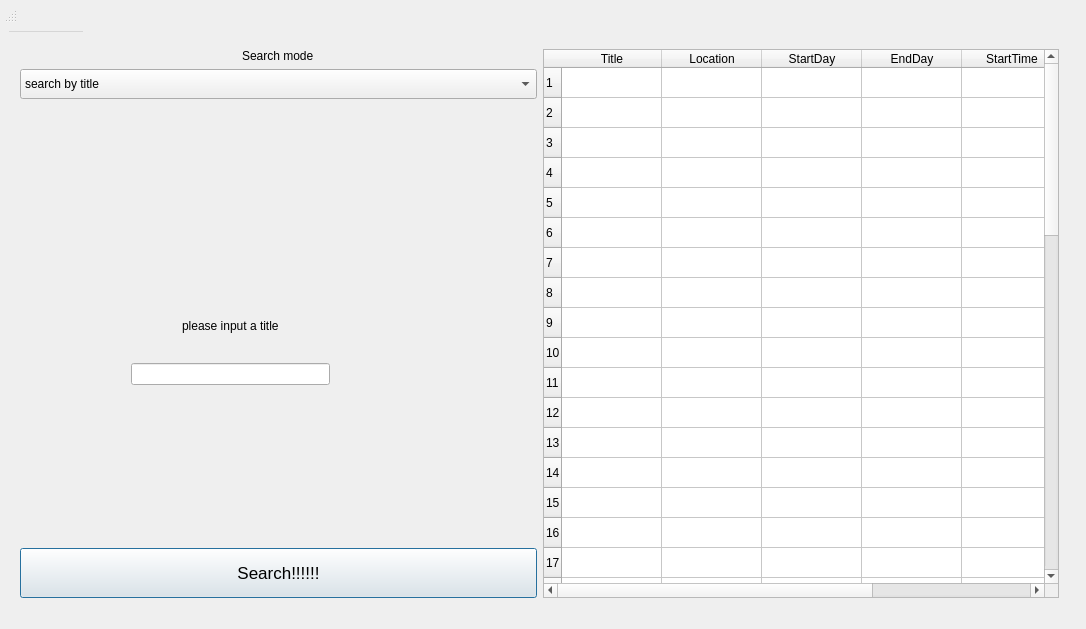
<?xml version="1.0" encoding="UTF-8"?>
<ui version="4.0">
 <class>Dialog_search</class>
 <widget class="QDialog" name="Dialog_search">
  <property name="geometry">
   <rect>
    <x>0</x>
    <y>0</y>
    <width>1086</width>
    <height>629</height>
   </rect>
  </property>
  <property name="minimumSize">
   <size>
    <width>100</width>
    <height>30</height>
   </size>
  </property>
  <property name="windowTitle">
   <string>Dialog</string>
  </property>
  <widget class="QWidget" name="centralWidget">
   <property name="geometry">
    <rect>
     <x>9</x>
     <y>38</y>
     <width>1061</width>
     <height>571</height>
    </rect>
   </property>
   <layout class="QGridLayout" name="gridLayout_2">
    <item row="2" column="0">
     <layout class="QGridLayout" name="gridLayout_6">
      <item row="0" column="0">
       <widget class="QPushButton" name="pushButton">
        <property name="minimumSize">
         <size>
          <width>0</width>
          <height>50</height>
         </size>
        </property>
        <property name="font">
         <font>
          <pointsize>13</pointsize>
         </font>
        </property>
        <property name="text">
         <string>Search!!!!!!</string>
        </property>
       </widget>
      </item>
     </layout>
    </item>
    <item row="0" column="0">
     <layout class="QGridLayout" name="gridLayout_4">
      <item row="1" column="0" alignment="Qt::AlignHCenter">
       <widget class="QLabel" name="label">
        <property name="maximumSize">
         <size>
          <width>100</width>
          <height>15</height>
         </size>
        </property>
        <property name="text">
         <string>Search mode</string>
        </property>
       </widget>
      </item>
      <item row="2" column="0">
       <widget class="QComboBox" name="comboBox">
        <property name="minimumSize">
         <size>
          <width>200</width>
          <height>30</height>
         </size>
        </property>
        <item>
         <property name="text">
          <string>search by title</string>
         </property>
        </item>
        <item>
         <property name="text">
          <string>search by location</string>
         </property>
        </item>
        <item>
         <property name="text">
          <string>search by datetime</string>
         </property>
        </item>
        <item>
         <property name="text">
          <string>search by importance</string>
         </property>
        </item>
       </widget>
      </item>
     </layout>
    </item>
    <item row="0" column="1" rowspan="3">
     <layout class="QGridLayout" name="gridLayout">
      <item row="0" column="0">
       <widget class="QTableWidget" name="tableWidget">
        <row>
         <property name="text">
          <string>1</string>
         </property>
        </row>
        <row>
         <property name="text">
          <string>2</string>
         </property>
        </row>
        <row>
         <property name="text">
          <string>3</string>
         </property>
        </row>
        <row>
         <property name="text">
          <string>4</string>
         </property>
        </row>
        <row>
         <property name="text">
          <string>5</string>
         </property>
        </row>
        <row>
         <property name="text">
          <string>6</string>
         </property>
        </row>
        <row>
         <property name="text">
          <string>7</string>
         </property>
        </row>
        <row>
         <property name="text">
          <string>8</string>
         </property>
        </row>
        <row>
         <property name="text">
          <string>9</string>
         </property>
        </row>
        <row>
         <property name="text">
          <string>10</string>
         </property>
        </row>
        <row>
         <property name="text">
          <string>11</string>
         </property>
        </row>
        <row>
         <property name="text">
          <string>12</string>
         </property>
        </row>
        <row>
         <property name="text">
          <string>13</string>
         </property>
        </row>
        <row>
         <property name="text">
          <string>14</string>
         </property>
        </row>
        <row>
         <property name="text">
          <string>15</string>
         </property>
        </row>
        <row>
         <property name="text">
          <string>16</string>
         </property>
        </row>
        <row>
         <property name="text">
          <string>17</string>
         </property>
        </row>
        <row>
         <property name="text">
          <string>18</string>
         </property>
        </row>
        <row>
         <property name="text">
          <string>19</string>
         </property>
        </row>
        <row>
         <property name="text">
          <string>20</string>
         </property>
        </row>
        <row>
         <property name="text">
          <string>21</string>
         </property>
        </row>
        <row>
         <property name="text">
          <string>22</string>
         </property>
        </row>
        <row>
         <property name="text">
          <string>23</string>
         </property>
        </row>
        <row>
         <property name="text">
          <string>24</string>
         </property>
        </row>
        <row>
         <property name="text">
          <string>25</string>
         </property>
        </row>
        <row>
         <property name="text">
          <string>26</string>
         </property>
        </row>
        <row>
         <property name="text">
          <string>27</string>
         </property>
        </row>
        <row>
         <property name="text">
          <string>28</string>
         </property>
        </row>
        <row>
         <property name="text">
          <string>29</string>
         </property>
        </row>
        <row>
         <property name="text">
          <string>30</string>
         </property>
        </row>
        <row>
         <property name="text">
          <string>31</string>
         </property>
        </row>
        <row>
         <property name="text">
          <string>32</string>
         </property>
        </row>
        <row>
         <property name="text">
          <string>33</string>
         </property>
        </row>
        <row>
         <property name="text">
          <string>34</string>
         </property>
        </row>
        <row>
         <property name="text">
          <string>35</string>
         </property>
        </row>
        <row>
         <property name="text">
          <string>36</string>
         </property>
        </row>
        <row>
         <property name="text">
          <string>37</string>
         </property>
        </row>
        <row>
         <property name="text">
          <string>38</string>
         </property>
        </row>
        <row>
         <property name="text">
          <string>39</string>
         </property>
        </row>
        <row>
         <property name="text">
          <string>40</string>
         </property>
        </row>
        <row>
         <property name="text">
          <string>41</string>
         </property>
        </row>
        <row>
         <property name="text">
          <string>42</string>
         </property>
        </row>
        <row>
         <property name="text">
          <string>43</string>
         </property>
        </row>
        <row>
         <property name="text">
          <string>44</string>
         </property>
        </row>
        <row>
         <property name="text">
          <string>45</string>
         </property>
        </row>
        <row>
         <property name="text">
          <string>46</string>
         </property>
        </row>
        <row>
         <property name="text">
          <string>47</string>
         </property>
        </row>
        <row>
         <property name="text">
          <string>48</string>
         </property>
        </row>
        <row>
         <property name="text">
          <string>49</string>
         </property>
        </row>
        <row>
         <property name="text">
          <string>50</string>
         </property>
        </row>
        <column>
         <property name="text">
          <string>Title</string>
         </property>
        </column>
        <column>
         <property name="text">
          <string>Location</string>
         </property>
        </column>
        <column>
         <property name="text">
          <string>StartDay</string>
         </property>
        </column>
        <column>
         <property name="text">
          <string>EndDay</string>
         </property>
        </column>
        <column>
         <property name="text">
          <string>StartTime</string>
         </property>
        </column>
        <column>
         <property name="text">
          <string>EndTime</string>
         </property>
        </column>
       </widget>
      </item>
     </layout>
    </item>
    <item row="1" column="0">
     <layout class="QGridLayout" name="gridLayout_8">
      <item row="0" column="0">
       <widget class="QStackedWidget" name="stackedWidget">
        <property name="currentIndex">
         <number>0</number>
        </property>
        <widget class="QWidget" name="page_3">
         <widget class="QWidget" name="gridLayoutWidget_5">
          <property name="geometry">
           <rect>
            <x>100</x>
            <y>180</y>
            <width>221</width>
            <height>111</height>
           </rect>
          </property>
          <layout class="QGridLayout" name="gridLayout_9">
           <item row="0" column="0" alignment="Qt::AlignHCenter|Qt::AlignVCenter">
            <widget class="QLabel" name="label_2">
             <property name="text">
              <string>please input a title</string>
             </property>
            </widget>
           </item>
           <item row="1" column="0">
            <widget class="QLineEdit" name="lineEdit">
             <property name="enabled">
              <bool>true</bool>
             </property>
            </widget>
           </item>
          </layout>
         </widget>
        </widget>
        <widget class="QWidget" name="page_5">
         <widget class="QWidget" name="gridLayoutWidget_3">
          <property name="geometry">
           <rect>
            <x>60</x>
            <y>90</y>
            <width>291</width>
            <height>241</height>
           </rect>
          </property>
          <layout class="QGridLayout" name="gridLayout_5">
           <item row="0" column="0" alignment="Qt::AlignHCenter|Qt::AlignVCenter">
            <widget class="QLabel" name="label_3">
             <property name="text">
              <string>please input a location</string>
             </property>
            </widget>
           </item>
           <item row="1" column="0">
            <widget class="QLineEdit" name="lineEdit_2"/>
           </item>
          </layout>
         </widget>
        </widget>
        <widget class="QWidget" name="page_6">
         <widget class="QWidget" name="gridLayoutWidget_2">
          <property name="geometry">
           <rect>
            <x>50</x>
            <y>160</y>
            <width>302</width>
            <height>161</height>
           </rect>
          </property>
          <layout class="QGridLayout" name="gridLayout_3">
           <item row="1" column="1">
            <widget class="QDateEdit" name="dateEdit"/>
           </item>
           <item row="2" column="1">
            <widget class="QDateEdit" name="dateEdit_2"/>
           </item>
           <item row="1" column="0">
            <widget class="QLabel" name="label_6">
             <property name="text">
              <string>Start</string>
             </property>
            </widget>
           </item>
           <item row="2" column="0">
            <widget class="QLabel" name="label_7">
             <property name="text">
              <string>End</string>
             </property>
            </widget>
           </item>
           <item row="0" column="0" colspan="2" alignment="Qt::AlignHCenter">
            <widget class="QLabel" name="label_5">
             <property name="text">
              <string>please select your time range</string>
             </property>
            </widget>
           </item>
          </layout>
         </widget>
        </widget>
        <widget class="QWidget" name="page_4">
         <widget class="QWidget" name="gridLayoutWidget_8">
          <property name="geometry">
           <rect>
            <x>50</x>
            <y>110</y>
            <width>301</width>
            <height>281</height>
           </rect>
          </property>
          <layout class="QGridLayout" name="gridLayout_10">
           <item row="1" column="0">
            <widget class="QRadioButton" name="radioButton_2">
             <property name="text">
              <string>Yes</string>
             </property>
            </widget>
           </item>
           <item row="0" column="0" alignment="Qt::AlignHCenter|Qt::AlignVCenter">
            <widget class="QLabel" name="label_4">
             <property name="text">
              <string>important?</string>
             </property>
            </widget>
           </item>
          </layout>
         </widget>
        </widget>
       </widget>
      </item>
     </layout>
    </item>
   </layout>
  </widget>
  <widget class="QMenuBar" name="menuBar">
   <property name="geometry">
    <rect>
     <x>9</x>
     <y>9</y>
     <width>74</width>
     <height>23</height>
    </rect>
   </property>
  </widget>
  <widget class="QStatusBar" name="statusBar">
   <property name="geometry">
    <rect>
     <x>0</x>
     <y>0</y>
     <width>16</width>
     <height>23</height>
    </rect>
   </property>
  </widget>
 </widget>
 <layoutdefault spacing="6" margin="11"/>
 <resources/>
 <connections/>
</ui>
